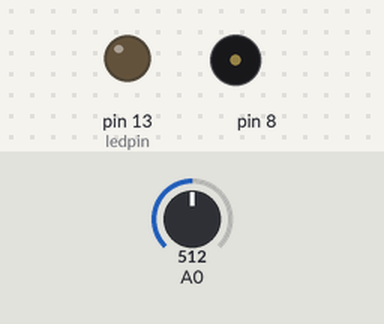
Bench run of a sketch on a simulated Arduino Uno, built with avr-gcc and run on an emulated ATmega328P. On the bench: output pins drawn as LEDs (lit = HIGH), buzzer (waves = sounding). The test bench sets the inputs (shaded band); at power-on: A0 = 512.

Above: at 0.1 s.
At 5.1 s:
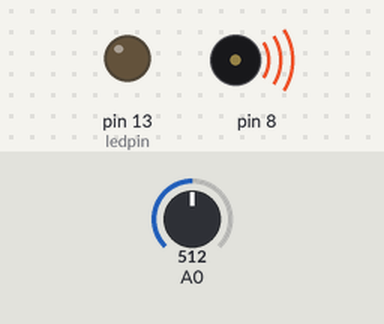
Timing chart, 0 to 6.6 s (numbered marks = the images above):
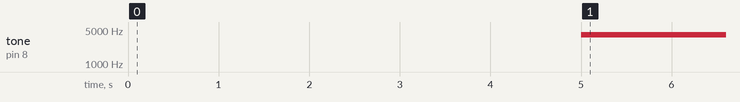

The sketch:

lighttheremin.ino
```cpp
int sensorvalue;
int sensorlow = 1023;
int sensorhigh = 0;

const int ledpin = 13;

void setup() {
  pinMode(ledpin, OUTPUT);
  digitalWrite(9, HIGH);
 while(millis() < 5000){
  sensorvalue = analogRead(A0);
  if(sensorvalue > sensorhigh){
    sensorhigh = sensorvalue;
  }
 }
 digitalWrite(ledpin, LOW);
}

void loop() {
  // put your main code here, to run repeatedly:
sensorvalue = analogRead(A0);
int pitch = map(sensorvalue, sensorlow, sensorhigh, 50, 4000);
tone(8,pitch,20);
delay(10);
}
```

Measured:
- by itself, tone on pin 8: silent → 4000 Hz at 5.0 s
